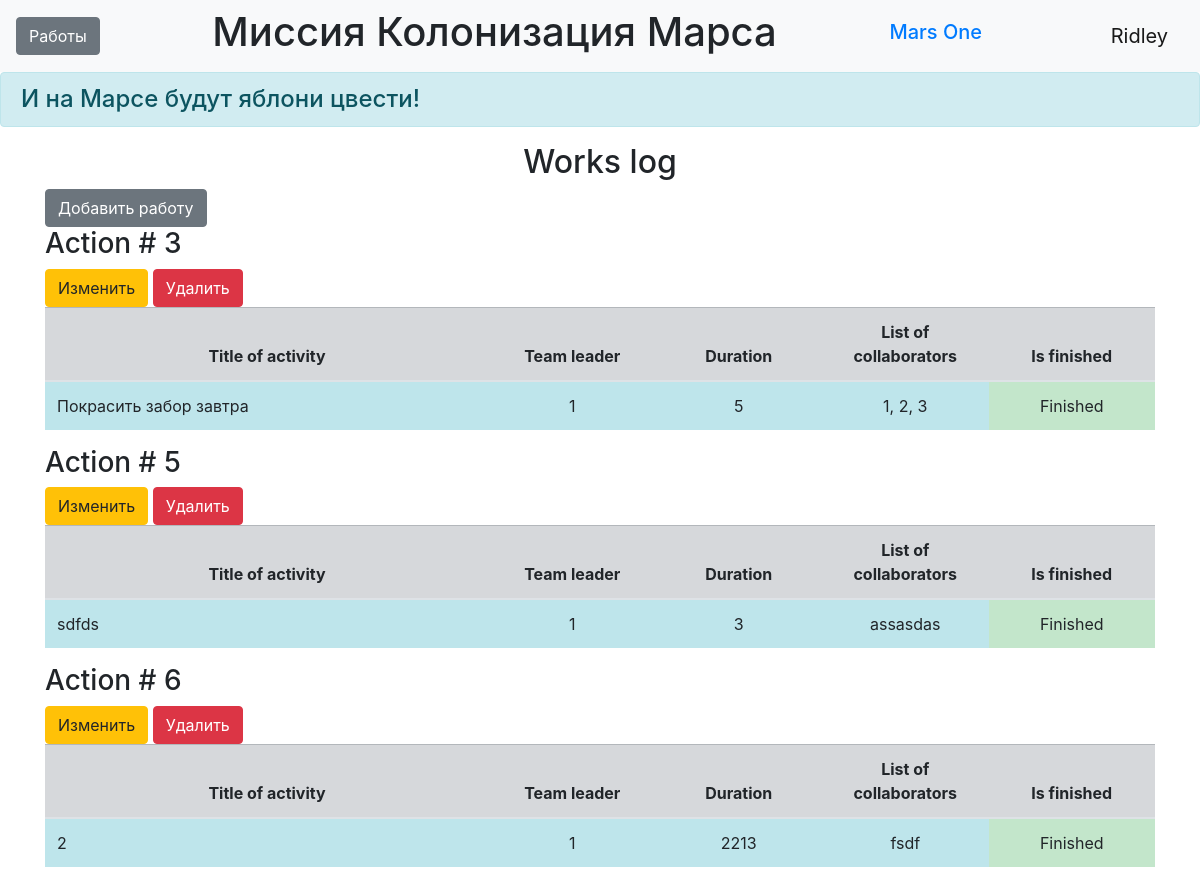
The page /jobs (signed in) on the database its author committed.
### data/users.py (models this page shows, shortened)
class User(SqlAlchemyBase, UserMixin):
    __tablename__ = 'users'
    id = sqlalchemy.Column(sqlalchemy.Integer,
                           primary_key=True, autoincrement=True)
    surname = sqlalchemy.Column(sqlalchemy.String, nullable=True)
    name = sqlalchemy.Column(sqlalchemy.String, nullable=True)
    age = sqlalchemy.Column(sqlalchemy.Integer, nullable=True)
    position = sqlalchemy.Column(sqlalchemy.String, nullable=True)
    speciality = sqlalchemy.Column(sqlalchemy.String, nullable=True)
    address = sqlalchemy.Column(sqlalchemy.String, nullable=True)
    email = sqlalchemy.Column(sqlalchemy.String,
                              index=True, unique=True, nullable=True)
    hashed_password = sqlalchemy.Column(sqlalchemy.String, nullable=True)
    modified_date = sqlalchemy.Column(sqlalchemy.DateTime,
                                      default=datetime.datetime.now)
    jobs = orm.relationship('Jobs', back_populates='user')

### data/jobs.py (models this page shows)
class Jobs(SqlAlchemyBase):
    __tablename__ = 'jobs'
    id = sqlalchemy.Column(sqlalchemy.Integer,
                           primary_key=True, autoincrement=True)
    team_leader = sqlalchemy.Column(sqlalchemy.Integer,
                                    sqlalchemy.ForeignKey("users.id"))
    job = sqlalchemy.Column(sqlalchemy.String, nullable=True)
    work_size = sqlalchemy.Column(sqlalchemy.Integer, nullable=True)
    collaborators = sqlalchemy.Column(sqlalchemy.String, nullable=True)
    is_finished = sqlalchemy.Column(sqlalchemy.Boolean, default=True)
    start_date = sqlalchemy.Column(sqlalchemy.DateTime,
                                   default=datetime.datetime.now)
    end_date = sqlalchemy.Column(sqlalchemy.DateTime,
                                 default=datetime.datetime.now)
    user = orm.relationship('User')

### main.py (the view)
@app.route('/jobs')
def jobs():
    db_sess = db_session.create_session()
    jobs = db_sess.query(Jobs).all()
    return render_template('jobs.html', jobs=jobs)

### data/db_session.py (called while the page is built)
def create_session() -> Session:
    global __factory
    return __factory()

### main.py (called while the page is built)
@login_manager.user_loader
def load_user(user_id):
    db_sess = db_session.create_session()
    return db_sess.query(User).get(user_id)

### templates/jobs.html
{% extends "base.html" %}
{% block content %}
<h2>Works log</h2>
{% if current_user.is_authenticated %}
<a href="add_jobs" class="btn btn-secondary">Добавить работу</a>
{% endif %}
{% for item in jobs %}
<h3>Action # {{item.id}}</h3>
<table class="table">
    <thead>
    <tr class="table-secondary cell-1">
        <th scope="col" width="40%">Title of activity</th>
        <th scope="col" width="15%">Team leader</th>
        <th scope="col" width="15%">Duration</th>
        <th scope="col" width="15%">List of collaborators</th>
        <th scope="col" width="15%">Is finished</th>
    </tr>
    </thead>
    <tbody>
    <tr>
        <td scope="row" class="table-info">{{item.job}}</td>
        <td class="table-info" align="center">{{item.team_leader}}</td>
        <td class="table-info" align="center">{{item.work_size}}</td>
        <td class="table-info" align="center">{{item.collaborators}}</td>
        {% if item.is_finished %}
        <td class="table-success" align="center">Finished</td>
        {% else %}
        <td class="table-danger" align="center">Is not finished</td>
        {% endif %}
    </tr>
    <tr>
        {% if current_user.is_authenticated and (current_user == item.user or current_user.id == 1) %}
        <div>
            <a href="/work_edit/{{ item.id }}" class="btn btn-warning">
                Изменить
            </a>
            <a href="/works_delete/{{ item.id }}" class="btn btn-danger">
                Удалить
            </a>
        </div>
        {% endif %}
    </tr>
</table>
{% endfor %}
{% endblock %}

### templates/base.html (shortened to what this page needs)
<!doctype html>
<html lang="en">
<head>
    <link rel="stylesheet"
          href="https://stackpath.bootstrapcdn.com/bootstrap/4.4.1/css/bootstrap.min.css"
>
    <link rel="stylesheet" type="text/css" href="../static/css/style.css" />
</head>
<body>
<header>
    <nav class="navbar navbar-light bg-light">
        {% if current_user.is_authenticated %}
        <a href="jobs" class="btn btn-secondary">Работы</a>
    {% endif %}
        <h1 class="muted-text">Миссия Колонизация Марса</h1>
        <h1 class="navbar-brand"><a href="#">Mars One</a></h1>
        {% if current_user.is_authenticated %}
    <a class="navbar-brand" href="/logout">{{ current_user.name }}</a>
{% else %}
    <p>
        <a class="btn btn-primary " href="/register">Зарегистрироваться</a>
        <a class="btn btn-success" href="/login">Войти</a>
    </p>
{% endif %}
    </nav>
    <h4 class="alert alert-info">И на Марсе будут яблони цвести!</h4>
</header>
<main role="main" class="container">
    {% block content %}{% endblock %}
</main>
</body>
</html>

### static/style.css (style rules this page uses)
th, center-text { text-align: center; vertical-align: middle; }
h2 { text-align: center; }
.cell-1 { vertical-align: middle; }

### rows shown on the page
User: name "Ridley"
Jobs: id "3", job "Покрасить забор завтра", team_leader "1", work_size "5", collaborators "1, 2, 3", is_finished "Finished"
Jobs: id "5", job "sdfds", team_leader "1", work_size "3", collaborators "assasdas", is_finished "Finished"
Jobs: id "6", job "2", team_leader "1", work_size "2213", collaborators "fsdf", is_finished "Finished"
